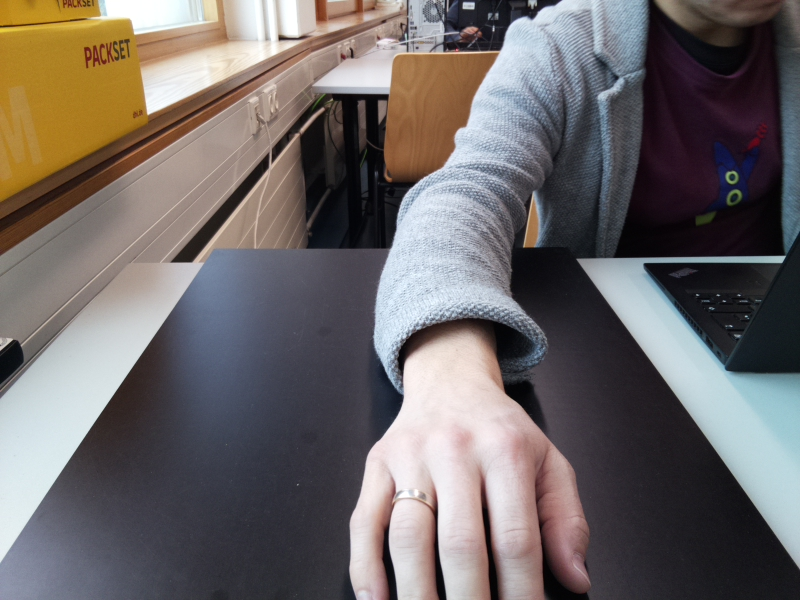
#> input picture package_pi_fotoapparat_skripte/0.png, 800 x 600 px, found by its file name
$ python schritt1b_lage_der_line_feststellen.py out.png 0.png
#> lines starting #> are read from the running program, lines starting #| are printed output that depends on the picture; long printed decimals are rounded
## Gelb Anteil Feststellen
## Revision 2
## 2.12.2022
## Letzte Aenderung: Lage der Line mit den meisten gelben Pixeln

import copy
from PIL import Image, ImageEnhance
import numpy as np
import pickle
from matplotlib import pyplot as plt
import glob
import sys
import os
from natsort import natsorted

sorted_filelist = []

output_filename = sys.argv[1]

for file in sys.argv[2:]:
    sorted_filelist.append(os.path.basename(file))
#> further down, aktuelles_bild is the input picture: PIL image 800x600 RGB; mean R, G, B 110.5, 104.3, 103.5
#> `aktuelles_bild = aktuelles_bild.convert('HSV')`: aktuelles_bild: PIL image 800x600 HSV; mean H, S, V 127.2, 59.1, 118.7

path_to_files = os.path.dirname(sys.argv[2])
sorted_filelist = natsorted(sorted_filelist)


#quit()

def yellow_pixel_counter(im):
    yellow_pixel=0
    yellow_per_row=[0]*600
    i=0
    max_row_number=0
    max_yellow=0
    for pixel in im.getdata():
        if (19<pixel[0]<90  and pixel[1]>5 and 50<pixel[2]):  # (np.all(pixel >lower_yellow) ) and 25<pixel[1] and 50<pixel[2]
            yellow_pixel += 1
            yellow_per_row[int(i/800)] +=1
        i+=1
#> this loop made 480000 passes
#> pixel on passes 1 to 12: (29, 223, 178), (29, 222, 179), (28, 219, 181), (28, 219, 181), (28, 223, 178), (28, 219, 181), (28, 216, 178), (28, 211, 182), (28, 211, 182), (28, 209, 185), (28, 208, 188), (29, 212, 187)
#> after the loop, i = 480000; yellow_per_row = 600 values, max 310 at index 67, min 0 at index 367, mean 60.13; yellow_pixel = 36076
    yellow_pixel /= (600*800)
#> yellow_pixel = 0.0752
    i=0
    for row in yellow_per_row:
        if(row>max_yellow):
            max_yellow=row
            max_row_number=i
        i+=1
#> this loop made 600 passes
#> (row, max_yellow) on passes 1, 2, 21, 53, 54: (222, 222), (228, 228), (236, 236), (253, 253), (286, 286)
#> max_yellow on passes 63, 64, 67, 68: 294, 303, 305, 310
#> after the loop, i = 600; max_row_number = 67; max_yellow = 310
    # [6 lines of commented-out code are left out]

    max_row_number /= 600
#> max_row_number = 0.112
    ergebnis = [yellow_pixel, max_row_number]
#> ergebnis = [0.0752, 0.112]
    return ergebnis

#	---------------------------------------------

#	Hier könnte eine eigene Funktion enstehen
#	Plottet das Bild und daneben die Gelberkennung
#       ----------------------------------------------
    """
    im.putdata(new_item)
    print(yellow)
    plt.subplot(121)
    plt.imshow(img), plt.axis("off")
    plt.subplot(122)
    plt.imshow(im), plt.axis("off")
    plt.show()#"""


bilder_gelb_anteil = []
bilder_laengste_reihe = []

#runs=201
#path = "../package_testdaten/2022.11.30_testdaten_rev2"

for file in sorted_filelist:
    print ("Verarbeite Bild " + path_to_files+"/"+file)
    markiertes_bild = []
    aktuelles_bild = Image.open(path_to_files+"/"+file)
    aktuelles_bild = aktuelles_bild.convert('HSV')
    analyse = yellow_pixel_counter(aktuelles_bild)
#> analyse = [0.0752, 0.112]
    bilder_gelb_anteil.append(analyse[0])
    bilder_laengste_reihe.append(analyse[1])


plt.plot(range(0,len(sorted_filelist)),bilder_gelb_anteil)
plt.show()
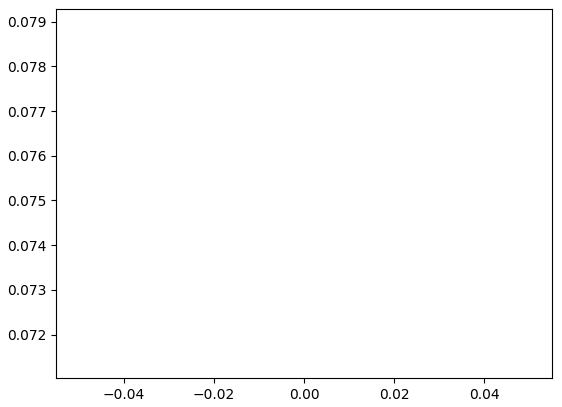
#> figure drawn by matplotlib, 1 panel


outfile=open(output_filename, 'w')
for i in range(0, len(bilder_gelb_anteil)):
#for cur_image in bilder_gelb_anteil:
    ausgabe = str(bilder_gelb_anteil[i])+","+str(bilder_laengste_reihe[i])
    print(ausgabe)
    outfile.write(ausgabe+"\n")
    i += 1
#> this loop made 1 pass
#> (ausgabe, i) on pass 1: ('0.07515833333333333,0.11166666666666666', 1)
#| 0.07516,0.1117

outfile.close()
